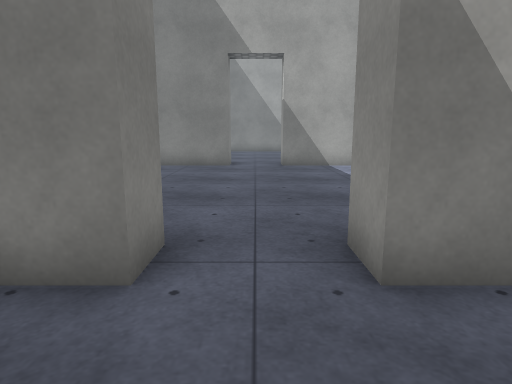
View 1 (above)

17 first-person views from a walk through a 3-D level made in the Unity game engine. The camera is 1.2 m above the floor, tilts 10° down and sees 75° across. The floor is counted in squares, 1 m on a side. Each view is taken from the middle of a square. On the plan, view 1 faces up. The plan holds only what a view shows up to about 14 squares ahead; the rest is blank. The place goes on beyond the plan. The player character is not drawn. Surface patterns are stand-ins for the level's own textures.

View 2
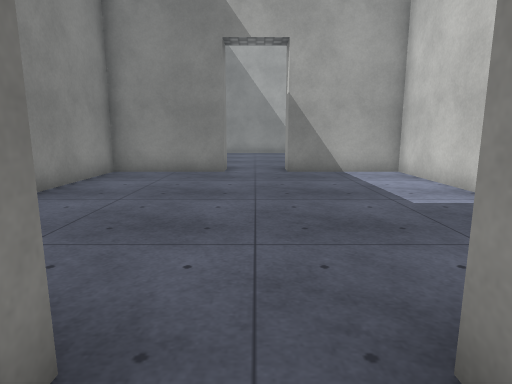

View 3
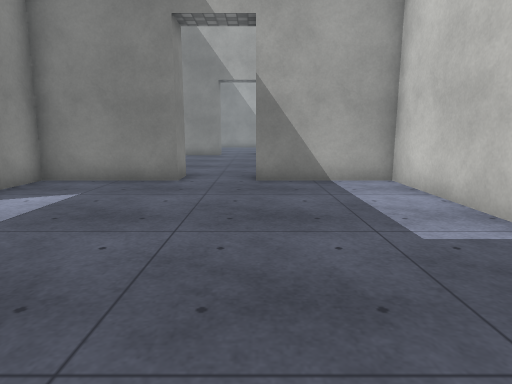

View 4
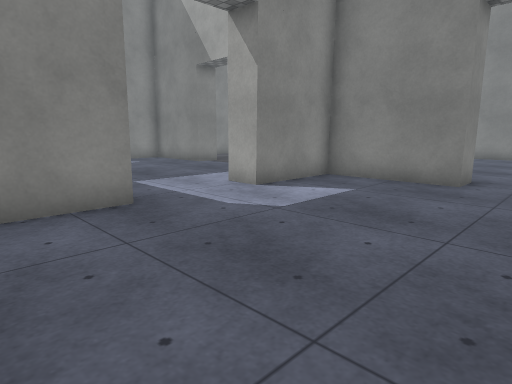

View 5
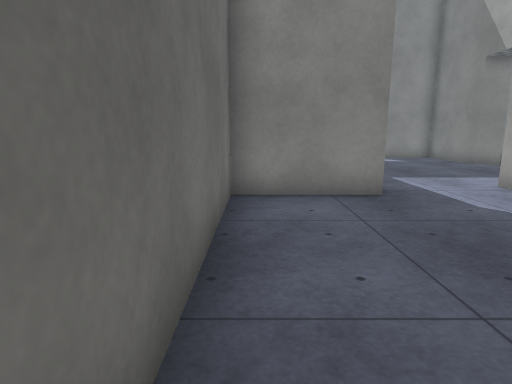

View 6
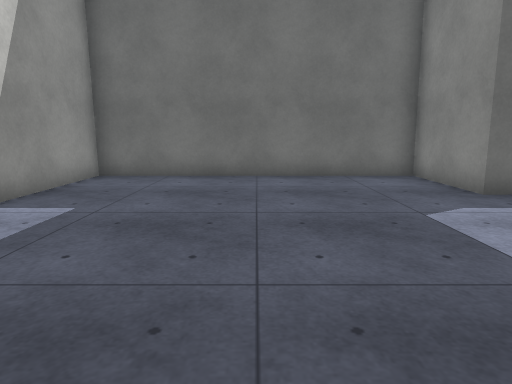

View 7
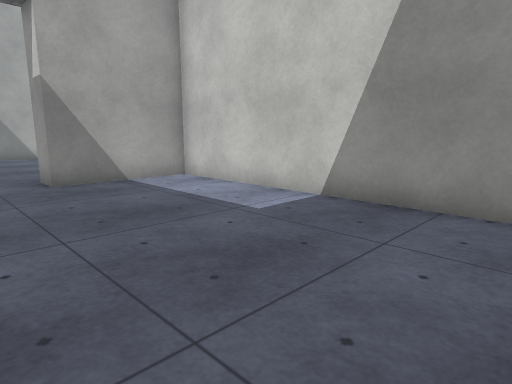

View 8
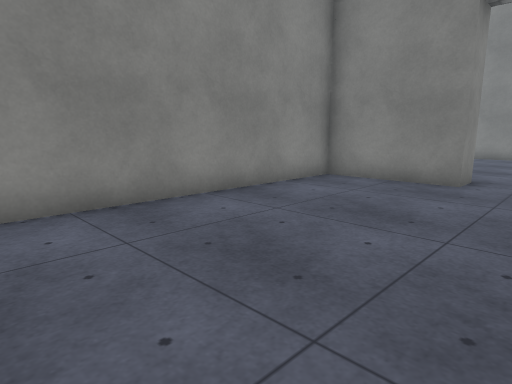

View 9
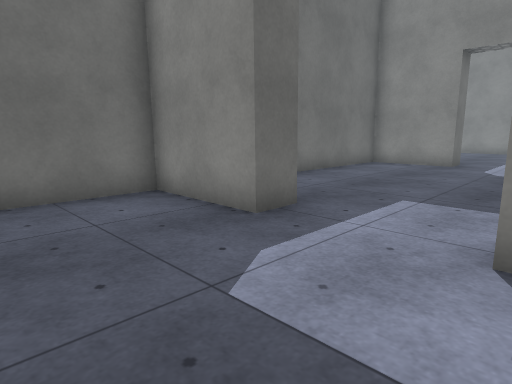

View 10
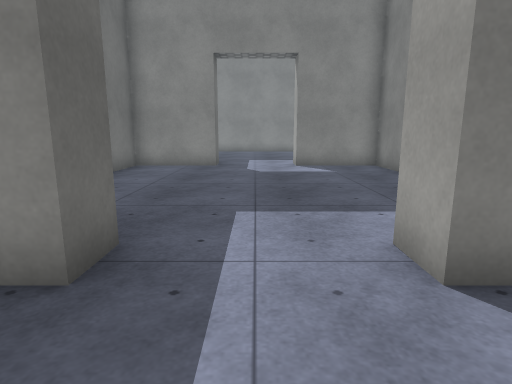

View 11
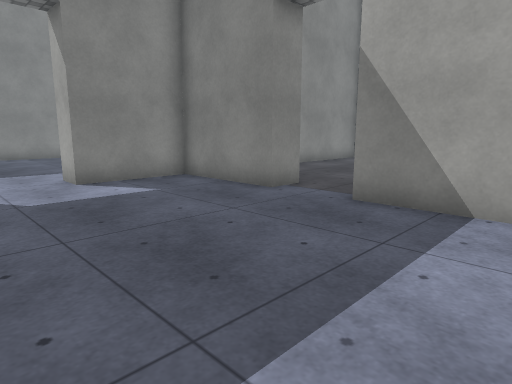

View 12
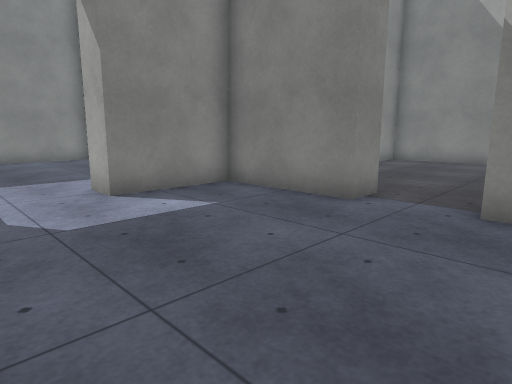

View 13
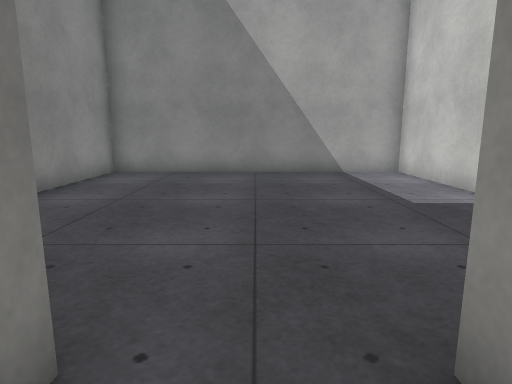

View 14
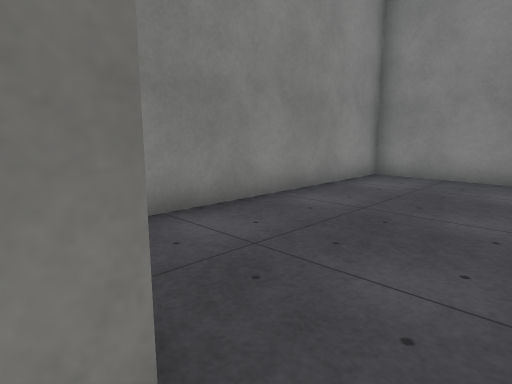

View 15
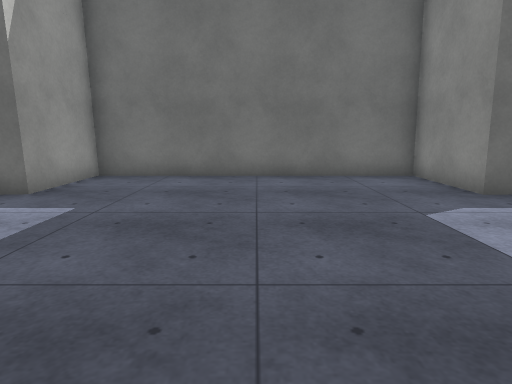

View 16
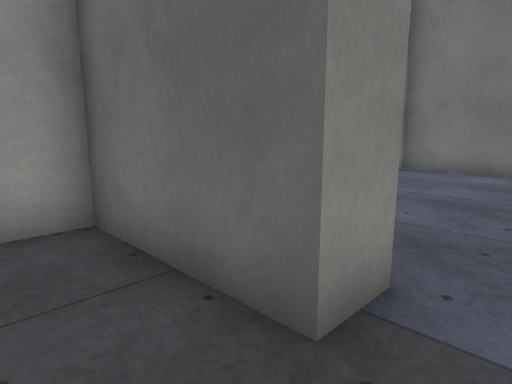

View 17
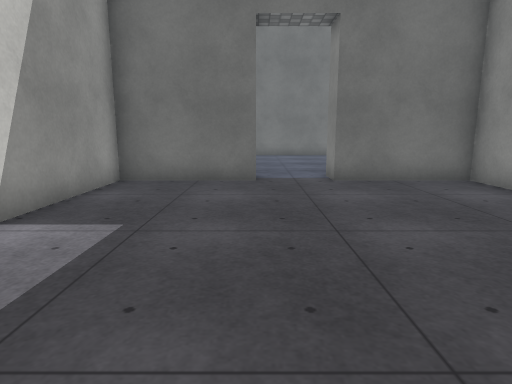

### Floor plan
Ten units are one square. View 1 is at (0, 0); x grows to the right and y downward. Boxes are objects, and circles mark ways between rooms. Rooms are numbered by the first view taken in them; rooms with no view inside come last. Other rooms are left out.
<svg viewBox="-160 -135 210 205">
<path fill="none" stroke="#000" d="M-10 -25 -45 -25 -45 5 -55 5M-55 35 -45 35 -45 65 45 65 45 -25 10 -25M-10 -36 -10 -25M-10 -125 -45 -125 -45 -46M10 -25 10 -35M45 -46 45 -125 10 -125M-110 -25 -145 -25 -145 5 -155 5M-66 -25 -90 -25M-155 35 -145 35 -145 65 -55 65 -55 35M-90 -25 -90 -35 -55 -35 -55 -125 -145 -125 -145 -35 -110 -35 -110 -25"/>
<circle cx="-5" cy="-30" r="3" fill="#2a7"/>
<circle cx="-53" cy="20" r="3" fill="#2a7"/>
<circle cx="-105" cy="-30" r="3" fill="#2a7"/>
<text x="0" y="20">1</text>
<text x="0" y="-80">2</text>
<text x="-100" y="20">3</text>
<text x="-100" y="-80">4</text>
</svg>
Room 1 opens to room 2. Room 1 opens to room 3. Room 3 opens to room 4.

Where each view was taken, in squares from view 1:
view 1: 0 up, 0 right, facing up
view 2: 2 up, 0 right, facing up
view 3: 6 down, 1 right, facing up
view 4: 6 down, 1 right, facing up-left
view 5: 6 down, 2 right, facing left
view 6: 3 up, 0 right, facing down
view 7: 4 up, 1 left, facing up-right
view 8: 4 up, 1 right, facing up-left
view 9: 0 up, 1 left, facing down-left
view 10: 2 down, 2 left, facing left
view 11: 3 down, 6 left, facing up-left
view 12: 3 down, 8 left, facing up-left
view 13: 2 up, 10 left, facing up
view 14: 3 up, 10 left, facing up-left
view 15: 3 up, 10 left, facing down
view 16: 5 up, 10 left, facing down-right
view 17: 12 up, 9 left, facing down
